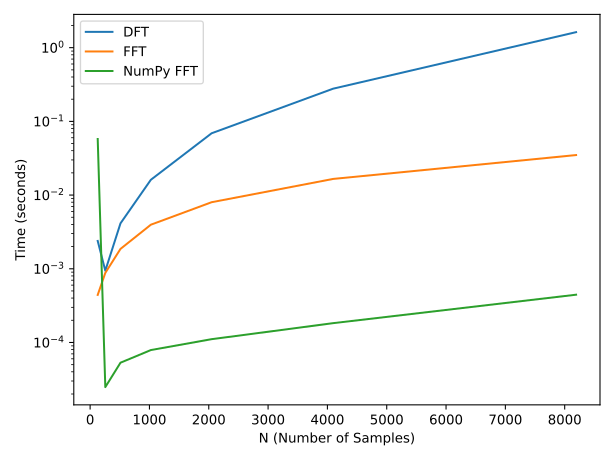

This figure's Python source:
import numpy as np
import matplotlib.pyplot as plt
from time import time

fig, ax = plt.subplots()
ax.set_yscale('log')


def fft(x):
    N = len(x)
    if N <= 1:
        return x

    x_even = x[::2]
    x_odd = x[1::2]
    X_even = fft(x_even)
    X_odd = fft(x_odd)
    factor = np.exp(-2j * np.pi * np.arange(N) / N)
    X = np.zeros(N, dtype=complex)
    for k in range(N // 2):
        X[k] = X_even[k] + factor[k] * X_odd[k]
        X[k + N // 2] = X_even[k] - factor[k] * X_odd[k]

    return X

def get_dft_frequencies(N, x_t):
    start = time()
    n = np.arange(N)
    k = n.reshape((N, 1))
    F = np.exp(-2j * np.pi * k * n / N)
    X_DFT = F @ x_t
    dft_frequencies = []
    for k in range(N // 2):
        if abs(X_DFT[k]) > 1e-6:
            dft_frequencies.append(k)
    end = time()

    return dft_frequencies, end - start

def get_fft_frequencies(N, x_t):
    start = time()
    X_FFT = fft(x_t)
    fft_frequencies = []
    for k in range(N // 2):
        if abs(X_FFT[k]) > 1e-6:
            fft_frequencies.append(k)
    end = time()

    return fft_frequencies, end - start

def get_numpy_fft_frequencies(N, x_t):
    start = time()
    X_NP_FFT = np.fft.fft(x_t)
    numpy_fft_frequencies = []
    for k in range(N // 2):
        if abs(X_NP_FFT[k]) > 1e-6:
            numpy_fft_frequencies.append(k)
    end = time()

    return numpy_fft_frequencies, end - start


# Collect all data points first
N_values = [128, 256, 512, 1024, 2048, 4096, 8192]
dft_times = []
fft_times = []
np_fft_times = []

for N in N_values:
    print("N =", N)
    t = np.arange(0, 1, 1/N)
    x_t = np.cos(2 * np.pi * 5 * t) + 0.5 * np.cos(2 * np.pi * 20 * t)

    dft_freqs, dft_time = get_dft_frequencies(N, x_t)
    fft_freqs, fft_time = get_fft_frequencies(N, x_t)
    np_fft_freqs, np_fft_time = get_numpy_fft_frequencies(N, x_t)

    assert(dft_freqs == fft_freqs == np_fft_freqs)
    
    dft_times.append(dft_time)
    fft_times.append(fft_time)
    np_fft_times.append(np_fft_time)


plt.plot(N_values, dft_times)
plt.plot(N_values, fft_times)
plt.plot(N_values, np_fft_times)

plt.xlabel('N (Number of Samples)')
plt.ylabel('Time (seconds)')
plt.legend(['DFT', 'FFT', 'NumPy FFT'])

plt.tight_layout()
# plt.show()
plt.savefig('ex1.svg', format='svg')
